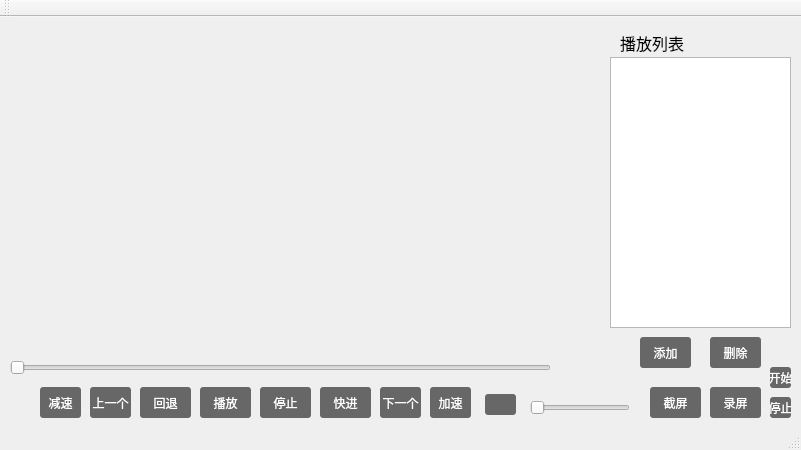
<?xml version="1.0" encoding="UTF-8"?>
<ui version="4.0">
 <class>mplayer_video</class>
 <widget class="QMainWindow" name="mplayer_video">
  <property name="enabled">
   <bool>true</bool>
  </property>
  <property name="geometry">
   <rect>
    <x>0</x>
    <y>0</y>
    <width>801</width>
    <height>450</height>
   </rect>
  </property>
  <property name="sizePolicy">
   <sizepolicy hsizetype="Expanding" vsizetype="Expanding">
    <horstretch>0</horstretch>
    <verstretch>0</verstretch>
   </sizepolicy>
  </property>
  <property name="minimumSize">
   <size>
    <width>801</width>
    <height>450</height>
   </size>
  </property>
  <property name="maximumSize">
   <size>
    <width>801</width>
    <height>507</height>
   </size>
  </property>
  <property name="windowTitle">
   <string>mplayer_video</string>
  </property>
  <property name="styleSheet">
   <string notr="true">QPushButton { background-color:rgb(103, 103, 103); border-radius: 3px; color: rgb(255, 255, 255); } QPushButton:hover { background-color: rgb(245, 69, 234); }</string>
  </property>
  <widget class="QWidget" name="centralWidget">
   <property name="minimumSize">
    <size>
     <width>801</width>
     <height>450</height>
    </size>
   </property>
   <property name="maximumSize">
    <size>
     <width>801</width>
     <height>450</height>
    </size>
   </property>
   <widget class="QPushButton" name="open">
    <property name="geometry">
     <rect>
      <x>640</x>
      <y>320</y>
      <width>51</width>
      <height>31</height>
     </rect>
    </property>
    <property name="styleSheet">
     <string notr="true">QPushButton { background-color:rgb(103, 103, 103); border-radius: 3px; color: rgb(255, 255, 255); } QPushButton:hover { background-color: rgb(245, 69, 234); }</string>
    </property>
    <property name="text">
     <string>添加</string>
    </property>
   </widget>
   <widget class="QWidget" name="widget" native="true">
    <property name="enabled">
     <bool>true</bool>
    </property>
    <property name="geometry">
     <rect>
      <x>0</x>
      <y>10</y>
      <width>601</width>
      <height>321</height>
     </rect>
    </property>
   </widget>
   <widget class="QPushButton" name="zanting">
    <property name="geometry">
     <rect>
      <x>200</x>
      <y>370</y>
      <width>51</width>
      <height>31</height>
     </rect>
    </property>
    <property name="styleSheet">
     <string notr="true">QPushButton { background-color:rgb(103, 103, 103); border-radius: 3px; color: rgb(255, 255, 255); } QPushButton:hover { background-color: rgb(245, 69, 234); }</string>
    </property>
    <property name="text">
     <string>播放</string>
    </property>
   </widget>
   <widget class="QPushButton" name="quick">
    <property name="geometry">
     <rect>
      <x>320</x>
      <y>370</y>
      <width>51</width>
      <height>31</height>
     </rect>
    </property>
    <property name="styleSheet">
     <string notr="true">QPushButton { background-color:rgb(103, 103, 103); border-radius: 3px; color: rgb(255, 255, 255); } QPushButton:hover { background-color: rgb(245, 69, 234); }</string>
    </property>
    <property name="text">
     <string>快进</string>
    </property>
   </widget>
   <widget class="QPushButton" name="back">
    <property name="geometry">
     <rect>
      <x>140</x>
      <y>370</y>
      <width>51</width>
      <height>31</height>
     </rect>
    </property>
    <property name="styleSheet">
     <string notr="true">QPushButton { background-color:rgb(103, 103, 103); border-radius: 3px; color: rgb(255, 255, 255); } QPushButton:hover { background-color: rgb(245, 69, 234); }</string>
    </property>
    <property name="text">
     <string>回退</string>
    </property>
   </widget>
   <widget class="QPushButton" name="prio">
    <property name="geometry">
     <rect>
      <x>90</x>
      <y>370</y>
      <width>41</width>
      <height>31</height>
     </rect>
    </property>
    <property name="styleSheet">
     <string notr="true">QPushButton { background-color:rgb(103, 103, 103); border-radius: 3px; color: rgb(255, 255, 255); } QPushButton:hover { background-color: rgb(245, 69, 234); }</string>
    </property>
    <property name="text">
     <string>上一个</string>
    </property>
   </widget>
   <widget class="QPushButton" name="next">
    <property name="geometry">
     <rect>
      <x>380</x>
      <y>370</y>
      <width>41</width>
      <height>31</height>
     </rect>
    </property>
    <property name="styleSheet">
     <string notr="true">QPushButton { background-color:rgb(103, 103, 103); border-radius: 3px; color: rgb(255, 255, 255); } QPushButton:hover { background-color: rgb(245, 69, 234); }</string>
    </property>
    <property name="text">
     <string>下一个</string>
    </property>
   </widget>
   <widget class="QSlider" name="horizontalSlider">
    <property name="geometry">
     <rect>
      <x>10</x>
      <y>340</y>
      <width>541</width>
      <height>21</height>
     </rect>
    </property>
    <property name="orientation">
     <enum>Qt::Horizontal</enum>
    </property>
   </widget>
   <widget class="QLabel" name="label_time">
    <property name="enabled">
     <bool>true</bool>
    </property>
    <property name="geometry">
     <rect>
      <x>560</x>
      <y>340</y>
      <width>61</width>
      <height>20</height>
     </rect>
    </property>
    <property name="text">
     <string/>
    </property>
   </widget>
   <widget class="QLabel" name="percentLabel">
    <property name="geometry">
     <rect>
      <x>560</x>
      <y>360</y>
      <width>41</width>
      <height>16</height>
     </rect>
    </property>
    <property name="text">
     <string/>
    </property>
   </widget>
   <widget class="QPushButton" name="stop">
    <property name="geometry">
     <rect>
      <x>260</x>
      <y>370</y>
      <width>51</width>
      <height>31</height>
     </rect>
    </property>
    <property name="styleSheet">
     <string notr="true">QPushButton { background-color:rgb(103, 103, 103); border-radius: 3px; color: rgb(255, 255, 255); } QPushButton:hover { background-color: rgb(245, 69, 234); }</string>
    </property>
    <property name="text">
     <string>停止</string>
    </property>
   </widget>
   <widget class="QPushButton" name="voice">
    <property name="geometry">
     <rect>
      <x>485</x>
      <y>377</y>
      <width>31</width>
      <height>21</height>
     </rect>
    </property>
    <property name="text">
     <string/>
    </property>
   </widget>
   <widget class="QSlider" name="voice_slider">
    <property name="geometry">
     <rect>
      <x>530</x>
      <y>380</y>
      <width>100</width>
      <height>21</height>
     </rect>
    </property>
    <property name="orientation">
     <enum>Qt::Horizontal</enum>
    </property>
   </widget>
   <widget class="QListWidget" name="list">
    <property name="geometry">
     <rect>
      <x>610</x>
      <y>40</y>
      <width>181</width>
      <height>271</height>
     </rect>
    </property>
   </widget>
   <widget class="QPushButton" name="del">
    <property name="geometry">
     <rect>
      <x>710</x>
      <y>320</y>
      <width>51</width>
      <height>31</height>
     </rect>
    </property>
    <property name="styleSheet">
     <string notr="true">QPushButton { background-color:rgb(103, 103, 103); border-radius: 3px; color: rgb(255, 255, 255); } QPushButton:hover { background-color: rgb(245, 69, 234); }</string>
    </property>
    <property name="text">
     <string>删除</string>
    </property>
   </widget>
   <widget class="QLabel" name="label">
    <property name="geometry">
     <rect>
      <x>620</x>
      <y>10</y>
      <width>121</width>
      <height>31</height>
     </rect>
    </property>
    <property name="font">
     <font>
      <family>楷体</family>
      <pointsize>12</pointsize>
     </font>
    </property>
    <property name="text">
     <string>播放列表</string>
    </property>
   </widget>
   <widget class="QPushButton" name="jiansu">
    <property name="geometry">
     <rect>
      <x>40</x>
      <y>370</y>
      <width>41</width>
      <height>31</height>
     </rect>
    </property>
    <property name="styleSheet">
     <string notr="true">QPushButton { background-color:rgb(103, 103, 103); border-radius: 3px; color: rgb(255, 255, 255); } QPushButton:hover { background-color: rgb(245, 69, 234); }</string>
    </property>
    <property name="text">
     <string>减速</string>
    </property>
   </widget>
   <widget class="QPushButton" name="jiasu">
    <property name="geometry">
     <rect>
      <x>430</x>
      <y>370</y>
      <width>41</width>
      <height>31</height>
     </rect>
    </property>
    <property name="styleSheet">
     <string notr="true">QPushButton { background-color:rgb(103, 103, 103); border-radius: 3px; color: rgb(255, 255, 255); } QPushButton:hover { background-color: rgb(245, 69, 234); }</string>
    </property>
    <property name="text">
     <string>加速</string>
    </property>
   </widget>
   <widget class="QPushButton" name="jietu">
    <property name="geometry">
     <rect>
      <x>650</x>
      <y>370</y>
      <width>51</width>
      <height>31</height>
     </rect>
    </property>
    <property name="text">
     <string>截屏</string>
    </property>
   </widget>
   <widget class="QPushButton" name="lupin">
    <property name="geometry">
     <rect>
      <x>710</x>
      <y>370</y>
      <width>51</width>
      <height>31</height>
     </rect>
    </property>
    <property name="styleSheet">
     <string notr="true">QPushButton { background-color:rgb(103, 103, 103); border-radius: 3px; color: rgb(255, 255, 255); } QPushButton:hover { background-color: rgb(245, 69, 234); }</string>
    </property>
    <property name="text">
     <string>录屏</string>
    </property>
   </widget>
   <widget class="QPushButton" name="lupinstart">
    <property name="geometry">
     <rect>
      <x>770</x>
      <y>350</y>
      <width>21</width>
      <height>21</height>
     </rect>
    </property>
    <property name="text">
     <string>开始</string>
    </property>
   </widget>
   <widget class="QLabel" name="lupin_lable">
    <property name="geometry">
     <rect>
      <x>610</x>
      <y>210</y>
      <width>181</width>
      <height>101</height>
     </rect>
    </property>
    <property name="text">
     <string/>
    </property>
   </widget>
   <widget class="QPushButton" name="stop_bofang">
    <property name="geometry">
     <rect>
      <x>770</x>
      <y>380</y>
      <width>21</width>
      <height>21</height>
     </rect>
    </property>
    <property name="text">
     <string>停止</string>
    </property>
   </widget>
  </widget>
  <widget class="QMenuBar" name="menuBar">
   <property name="geometry">
    <rect>
     <x>0</x>
     <y>0</y>
     <width>801</width>
     <height>23</height>
    </rect>
   </property>
  </widget>
  <widget class="QToolBar" name="mainToolBar">
   <attribute name="toolBarArea">
    <enum>TopToolBarArea</enum>
   </attribute>
   <attribute name="toolBarBreak">
    <bool>false</bool>
   </attribute>
  </widget>
  <widget class="QStatusBar" name="statusBar"/>
 </widget>
 <layoutdefault spacing="6" margin="11"/>
 <resources/>
 <connections/>
</ui>
